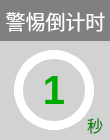
<?xml version="1.0" encoding="UTF-8"?>
<ui version="4.0">
 <class>CtrlCountdown</class>
 <widget class="QWidget" name="CtrlCountdown">
  <property name="geometry">
   <rect>
    <x>0</x>
    <y>0</y>
    <width>110</width>
    <height>140</height>
   </rect>
  </property>
  <property name="windowTitle">
   <string>Form</string>
  </property>
  <widget class="QLabel" name="CtrlCountdown_background">
   <property name="geometry">
    <rect>
     <x>0</x>
     <y>40</y>
     <width>111</width>
     <height>101</height>
    </rect>
   </property>
   <property name="styleSheet">
    <string notr="true">background-color: rgb(210,210,210);</string>
   </property>
   <property name="text">
    <string/>
   </property>
  </widget>
  <widget class="QLabel" name="CtrlCountdown_cirlce">
   <property name="geometry">
    <rect>
     <x>14</x>
     <y>50</y>
     <width>80</width>
     <height>80</height>
    </rect>
   </property>
   <property name="styleSheet">
    <string notr="true">border-radius:40px;
border:9px solid white;
font: 75 bold 40px ;
background-color: rgb(210, 210, 210);
color:rgb(0, 170, 0);</string>
   </property>
   <property name="text">
    <string>1</string>
   </property>
   <property name="alignment">
    <set>Qt::AlignCenter</set>
   </property>
  </widget>
  <widget class="QLabel" name="CtrlCountdown_background_2">
   <property name="geometry">
    <rect>
     <x>0</x>
     <y>0</y>
     <width>111</width>
     <height>41</height>
    </rect>
   </property>
   <property name="styleSheet">
    <string notr="true">color: rgb(255, 255, 255);
background-color: gray;
font: 20px bold;</string>
   </property>
   <property name="text">
    <string>警惕倒计时</string>
   </property>
   <property name="alignment">
    <set>Qt::AlignCenter</set>
   </property>
  </widget>
  <widget class="QLabel" name="CtrlCountdown_background_3">
   <property name="geometry">
    <rect>
     <x>85</x>
     <y>115</y>
     <width>20</width>
     <height>20</height>
    </rect>
   </property>
   <property name="styleSheet">
    <string notr="true">border-radius: 12px;
color: green;
background-color: rgb(210,210,210);
font: 16px;</string>
   </property>
   <property name="text">
    <string>秒</string>
   </property>
   <property name="alignment">
    <set>Qt::AlignCenter</set>
   </property>
  </widget>
 </widget>
 <resources/>
 <connections/>
</ui>
